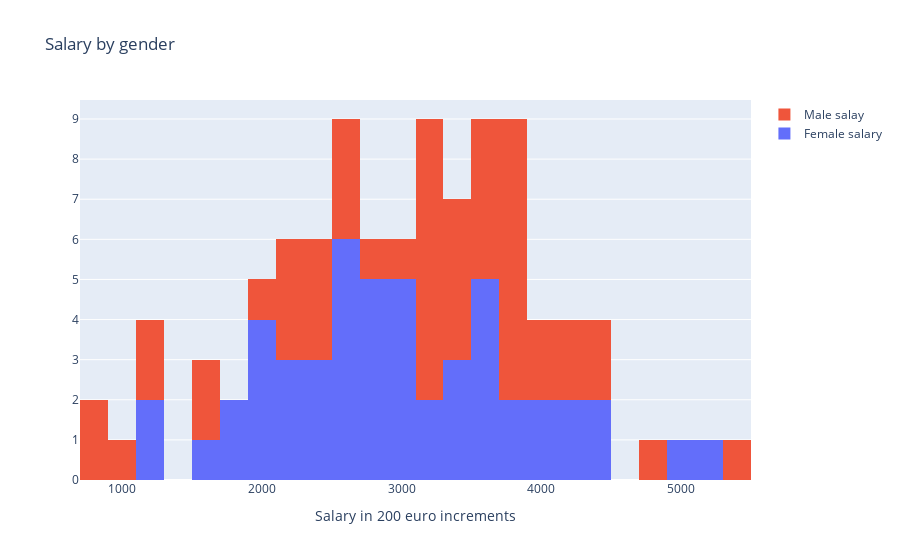

Notebook code for this chart:
### Code cell
trace0 = go.Histogram(x = female.Salary,
                     name = "Female salary",
                     xbins = dict(start = 500, end = 5500, size = 200))

trace1 = go.Histogram(x = male.Salary,
                     name = "Male salay",
                     xbins = dict(start = 500, end = 5500, size = 200))

data = [trace0, trace1]

layout = {"title":"Salary by gender",
         "xaxis":{"title":"Salary in 200 euro increments"},
         "barmode":"stack"}

# iplot({"data":data}) # old way of doing things in Jupyter Notebook!
pio.show({"data": data, 'layout':layout})

### Figure 1 — Plotly figure (JSON) as saved in the notebook; plotly's stock layout.template omitted (floating-point values rounded to 4 significant figures)
{"data": [{"name": "Female salary", "type": "histogram", "x": [3985.0, 4392.0, 1972.0, 3817.0, 2918.0, 2655.0, 3528.0, 1931.0, 2488.0, 3567.0, 3504.0, 3285.0, 4363.0, 2219.0, 2532.0, 1719.0, 3875.0, 1289.0, 2818.0, 1182.0, 3047.0, 3395.0, 2752.0, 2521.0, 2701.0, 3679.0, 3640.0, 2038.0, 4930.0, 4210.0, 2620.0, 2476.0, 2878.0, 2943.0, 2195.0, 2666.0, 2113.0, 3334.0, 2680.0, 3952.0, 2927.0, 2449.0, 2062.0, 1761.0, 3140.0, 2777.0, 5124.0, 1591.0, 3364.0, 2985.0, 4272.0], "xbins": {"end": 5500, "size": 200, "start": 500}}, {"name": "Male salay", "type": "histogram", "x": [3767.0, 3271.0, 3080.0, 2600.0, 2415.0, 3291.0, 3484.0, 4225.0, 2549.0, 3749.0, 2796.0, 3681.0, 2382.0, 2317.0, 3436.0, 1297.0, 3394.0, 3694.0, 3240.0, 3151.0, 3816.0, 4894.0, 914.7, 1265.0, 3797.0, 3703.0, 2150.0, 4177.0, 3701.0, 3984.0, 5366.0, 3496.0, 3797.0, 2526.0, 4358.0, 876.4, 3537.0, 2256.0, 2084.0, 2140.0, 3226.0, 3629.0, 3186.0, 3988.0, 3122.0, 4423.0, 852.1, 1652.0, 1550.0], "xbins": {"end": 5500, "size": 200, "start": 500}}], "layout": {"barmode": "stack", "title": {"text": "Salary by gender"}, "xaxis": {"title": {"text": "Salary in 200 euro increments"}}}}
